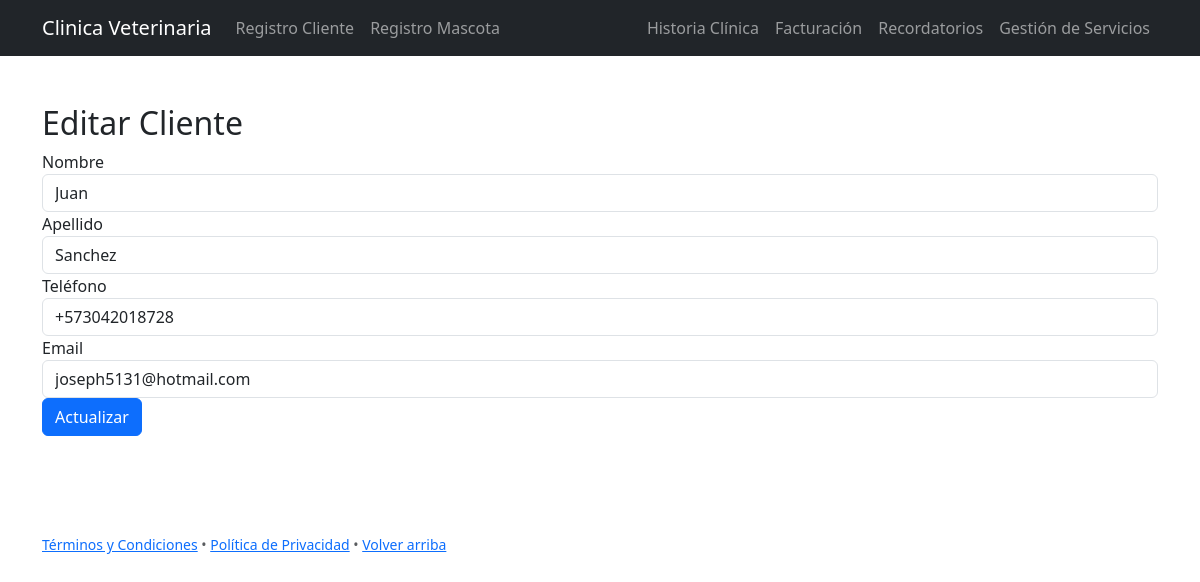
Screenshot of /Backend/editar_cliente.php?id=21 with the database file from the repository.
### tables this page shows
CREATE TABLE `clientes` (
  `idCliente` int(11) NOT NULL,
  `nombre` varchar(100) NOT NULL,
  `apellido` varchar(100) NOT NULL,
  `telefono` varchar(20) DEFAULT NULL,
  `email` varchar(100) DEFAULT NULL
);

### Clases/Cliente.php (called while the page is built, shortened)
<?php
class Cliente {
    private $pdo;
    public $id;
    public function __construct($pdo) {
        $this->pdo = $pdo;
    }
    public function obtenerPorId() {
        $query = "SELECT * FROM Clientes WHERE idCliente = ?";
        $stmt = $this->pdo->prepare($query);
        $stmt->execute([$this->id]);
        return $stmt->fetch(PDO::FETCH_ASSOC);
    }
}
?>

### Backend/editar_cliente.php (the view, shortened to what this page needs)
<?php
require_once 'conexion.php';
require_once '../Clases/Cliente.php';
$cliente = new Cliente($pdo);
if ($_SERVER['REQUEST_METHOD'] == 'GET' && isset($_GET['id']) && is_numeric($_GET['id'])) {
    $cliente->id = $_GET['id'];
    $datosCliente = $cliente->obtenerPorId();
}
if (isset($datosCliente)) :
?>
    <?php include("../includes/header.php") ?>
    <body>
        <div class="container mt-5">
            <h2>Editar Cliente</h2>
            <form action="<?php echo htmlspecialchars($_SERVER['PHP_SELF']); ?>?id=<?php echo $cliente->id; ?>" method="POST">
                <div class="form-group">
                    <label for="nombre">Nombre</label>
                    <input type="text" class="form-control" id="nombre" name="nombre" required value="<?php echo htmlspecialchars($datosCliente['nombre']); ?>">
                </div>
                <div class="form-group">
                    <label for="apellido">Apellido</label>
                    <input type="text" class="form-control" id="apellido" name="apellido" required value="<?php echo htmlspecialchars($datosCliente['apellido']); ?>">
                </div>
                <div class="form-group">
                    <label for="telefono">Teléfono</label>
                    <input type="tel" class="form-control" id="telefono" name="telefono" required value="<?php echo htmlspecialchars($datosCliente['telefono']); ?>">
                </div>
                <div class="form-group">
                    <label for="email">Email</label>
                    <input type="email" class="form-control" id="email" name="email" required value="<?php echo htmlspecialchars($datosCliente['email']); ?>">
                </div>
                <button type="submit" class="btn btn-primary">Actualizar</button>
            </form>
        </div>
    </body>
    <?php include("../includes/footer.php") ?>
<?php endif; ?>

### rows the page displays
clientes: nombre "Juan", apellido "Sanchez", telefono "+573042018728", email "joseph5131@hotmail.com"
